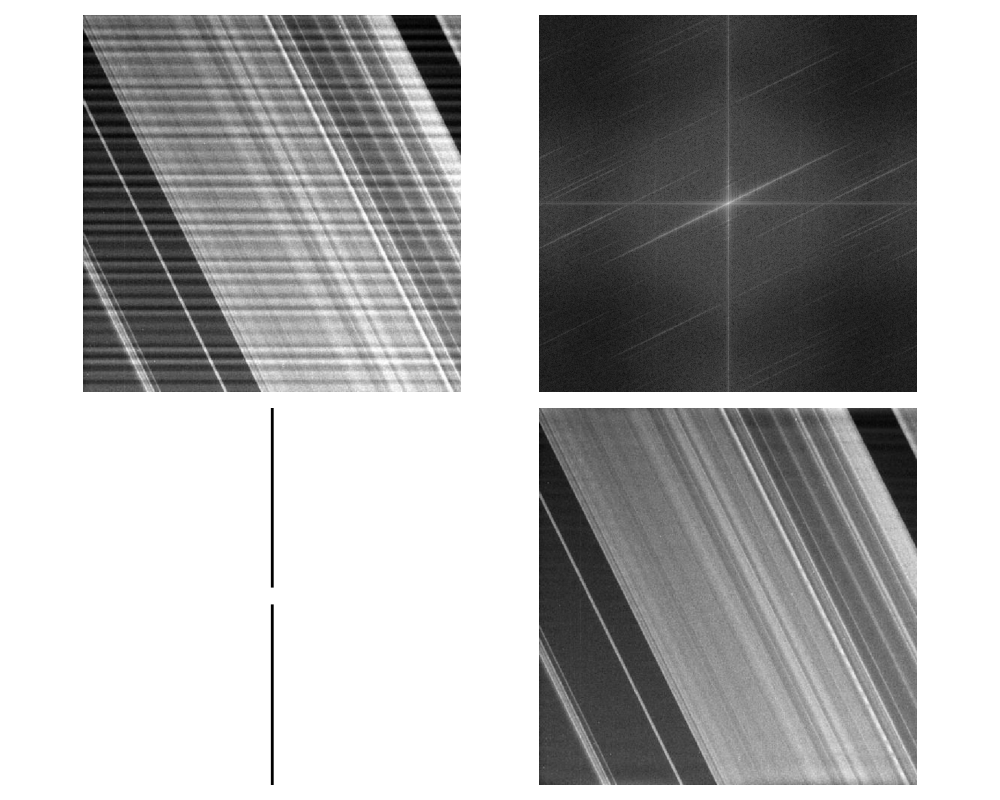

Recreate this plot in Python.
import os
import sys
import numpy as np
import matplotlib.pyplot as plt
from skimage.io import imread
from skimage.util import img_as_float
from libDIP.intScaling4e import intScaling4e
from libDIPUM.recnotch import recnotch
from libDIP.dftFiltering4e import dftFiltering4e
from libDIPUM.data_path import dip_data

# Data
img_path = dip_data('Saturnringe.tif')
f = img_as_float(imread(img_path))
M, N = f.shape

# Fourier transform
F = np.fft.fft2(f)
S = intScaling4e(np.log10(1 + np.abs(np.fft.fftshift(F))))

# Filter design (centered)
H = np.fft.fftshift(recnotch('reject', 'vertical', M, N, 5, 15))

# Filtering (no padding)
g = dftFiltering4e(f, H, padmode='none')

# Display (slightly gray)
H_disp = 0.98 * H

fig, axes = plt.subplots(2, 2, figsize=(10, 8))
axes[0, 0].imshow(f, cmap='gray')
axes[0, 0].axis('off')

axes[0, 1].imshow(S, cmap='gray')
axes[0, 1].axis('off')

axes[1, 0].imshow(H_disp, cmap='gray')
axes[1, 0].axis('off')

axes[1, 1].imshow(g, cmap='gray')
axes[1, 1].axis('off')

plt.tight_layout()
plt.savefig('Figure465.png')
plt.show()
